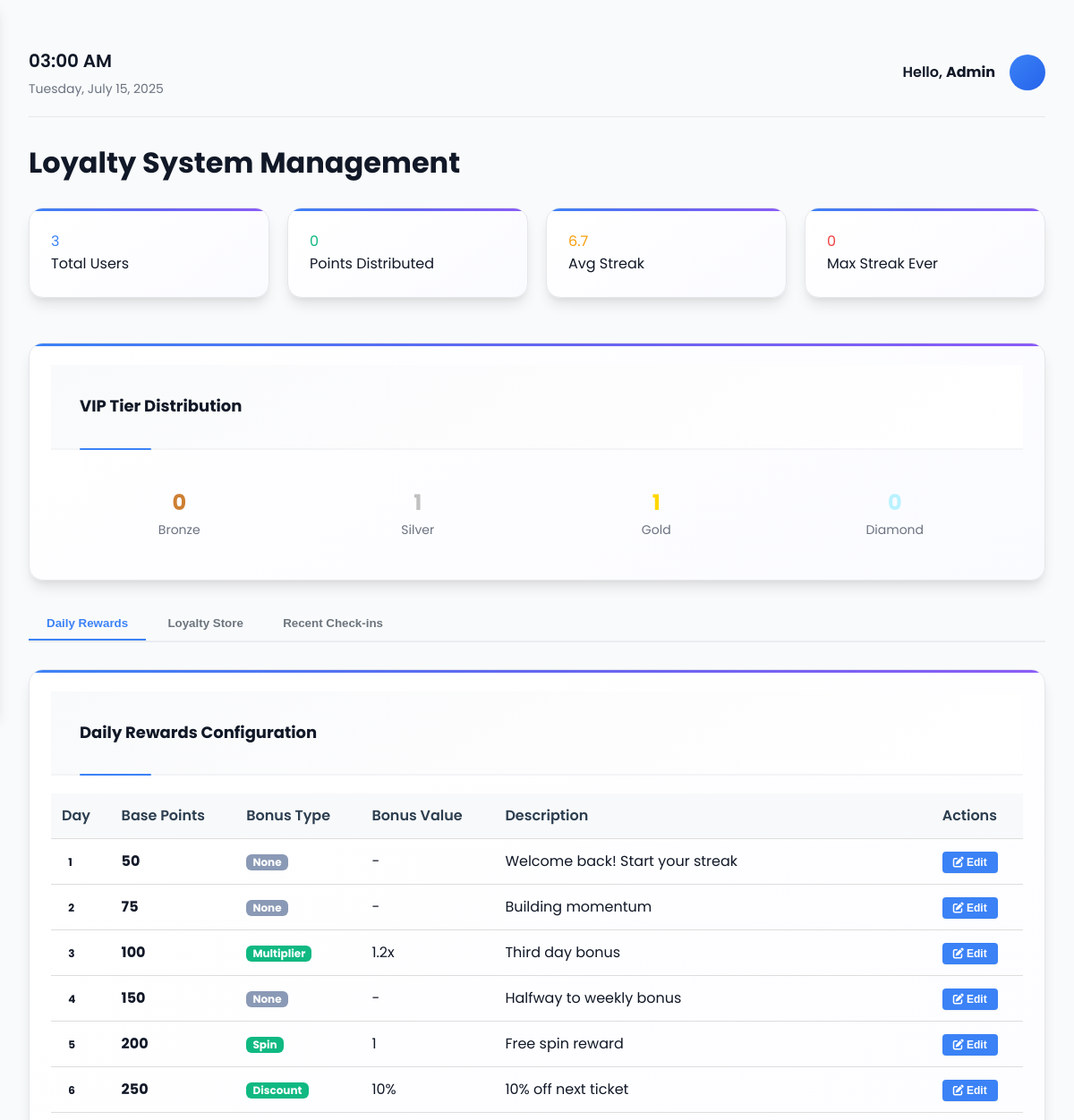
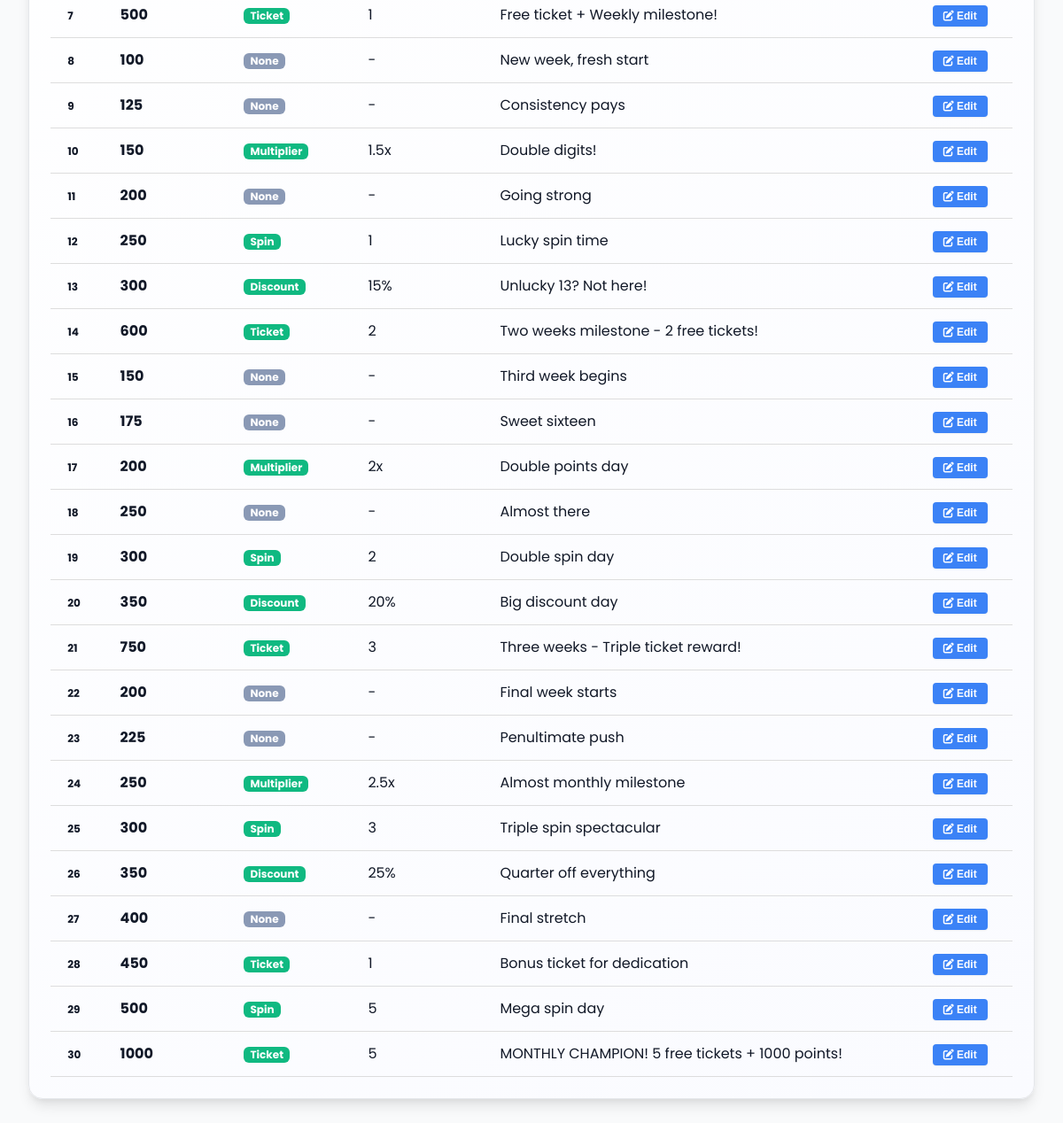
Page /admin/loyalty_management.php (signed in) on the committed database (2 pictures, top to bottom).
### tables this page shows
CREATE TABLE daily_rewards_config (
    id INT AUTO_INCREMENT PRIMARY KEY,
    day_number INT NOT NULL,
    base_points INT NOT NULL,
    bonus_reward_type ENUM('none', 'ticket', 'multiplier', 'spin', 'discount') DEFAULT 'none',
    bonus_reward_value VARCHAR(100) NULL,
    weekend_multiplier DECIMAL(3,2) DEFAULT 1.00,
    description TEXT,
    is_active BOOLEAN DEFAULT TRUE,
    created_at TIMESTAMP DEFAULT CURRENT_TIMESTAMP,
    UNIQUE KEY (day_number)
);

### inc/loyalty_system.php (called while the page is built, shortened)
<?php
require_once 'database.php';
class LoyaltySystem {
    private $pdo;
    public function __construct() {
        global $pdo;
        $this->pdo = $pdo;
    }
    public function getLoyaltyStats() {
        $stmt = $this->pdo->query("
            SELECT
                COUNT(*) as total_users,
                SUM(loyalty_points) as total_points_in_circulation,
                SUM(total_points_earned) as total_points_distributed,
                SUM(current_streak) as total_active_streaks,
                AVG(current_streak) as avg_streak,
                MAX(longest_streak) as max_streak_ever,
                COUNT(CASE WHEN vip_tier = 'silver' THEN 1 END) as silver_users,
                COUNT(CASE WHEN vip_tier = 'gold' THEN 1 END) as gold_users,
                COUNT(CASE WHEN vip_tier = 'diamond' THEN 1 END) as diamond_users
            FROM users
        ");
        return $stmt->fetch();
    }
}
?>

### admin/loyalty_management.php (the view, shortened to what this page needs)
<?php
include __DIR__ . '/../inc/header.php';
require_once __DIR__ . '/../inc/loyalty_system.php';
$loyaltySystem = new LoyaltySystem();
$loyaltyStats = $loyaltySystem->getLoyaltyStats();
$stmt = $pdo->query("SELECT * FROM daily_rewards_config ORDER BY day_number");
$rewardsConfig = $stmt->fetchAll();
?>
<header class="main-header">
    <div class="time-info">
        <div id="time"></div>
        <div id="date"></div>
    </div>
    <div class="user-info">
        <span>Hello, <strong>Admin</strong></span>
        <div class="profile-pic"></div>
    </div>
</header>
<div class="content-wrapper">
    <div class="main-column">
        <h1>Loyalty System Management</h1>
        <div class="stats-grid" style="display: grid; grid-template-columns: repeat(auto-fit, minmax(200px, 1fr)); gap: 20px; margin-bottom: 30px; margin-top:30px;">
            <div class="card">
                <div class="stat-item">
                    <div class="stat-value" style="color: var(--ps-blue);"><?php echo number_format($loyaltyStats['total_users']); ?></div>
                    <div class="stat-label">Total Users</div>
                </div>
            </div>
            <div class="card">
                <div class="stat-item">
                    <div class="stat-value" style="color: var(--ps-success);"><?php echo number_format($loyaltyStats['total_points_distributed']); ?></div>
                    <div class="stat-label">Points Distributed</div>
                </div>
            </div>
            <div class="card">
                <div class="stat-item">
                    <div class="stat-value" style="color: var(--ps-warning);"><?php echo number_format($loyaltyStats['avg_streak'], 1); ?></div>
                    <div class="stat-label">Avg Streak</div>
                </div>
            </div>
            <div class="card">
                <div class="stat-item">
                    <div class="stat-value" style="color: var(--ps-danger);"><?php echo $loyaltyStats['max_streak_ever']; ?></div>
                    <div class="stat-label">Max Streak Ever</div>
                </div>
            </div>
        </div>
        <div class="card" style="margin-bottom: 30px;">
            <div class="card-header">VIP Tier Distribution</div>
            <div style="display: grid; grid-template-columns: repeat(auto-fit, minmax(150px, 1fr)); gap: 20px; padding: 20px;">
                <div style="text-align: center;">
                    <div style="font-size: 24px; font-weight: 700; color: #CD7F32;"><?php echo $loyaltyStats['bronze_users'] ?? 0; ?></div>
                    <div style="font-size: 14px; color: var(--ps-text-light);">Bronze</div>
                </div>
                <div style="text-align: center;">
                    <div style="font-size: 24px; font-weight: 700; color: #C0C0C0;"><?php echo $loyaltyStats['silver_users']; ?></div>
                    <div style="font-size: 14px; color: var(--ps-text-light);">Silver</div>
                </div>
                <div style="text-align: center;">
                    <div style="font-size: 24px; font-weight: 700; color: #FFD700;"><?php echo $loyaltyStats['gold_users']; ?></div>
                    <div style="font-size: 14px; color: var(--ps-text-light);">Gold</div>
                </div>
                <div style="text-align: center;">
                    <div style="font-size: 24px; font-weight: 700; color: #B9F2FF;"><?php echo $loyaltyStats['diamond_users']; ?></div>
                    <div style="font-size: 14px; color: var(--ps-text-light);">Diamond</div>
                </div>
            </div>
        </div>
        <div class="tabs" style="margin-bottom: 30px;">
            <button class="tab-btn active" onclick="showTab('rewards')">Daily Rewards</button>
            <button class="tab-btn" onclick="showTab('store')">Loyalty Store</button>
            <button class="tab-btn" onclick="showTab('checkins')">Recent Check-ins</button>
        </div>
        <div id="rewards-tab" class="tab-content">
            <div class="card">
                <div class="card-header">Daily Rewards Configuration</div>
                <div class="table-responsive">
                    <table class="table">
                        <thead>
                            <tr>
                                <th>Day</th>
                                <th>Base Points</th>
                                <th>Bonus Type</th>
                                <th>Bonus Value</th>
                                <th>Description</th>
                                <th>Actions</th>
                            </tr>
                        </thead>
                        <tbody>
                            <?php foreach ($rewardsConfig as $config): ?>
                            <tr>
                                <td><span class="badge"><?php echo $config['day_number']; ?></span></td>
                                <td><strong><?php echo $config['base_points']; ?></strong></td>
                                <td>
                                    <?php if ($config['bonus_reward_type'] != 'none'): ?>
                                    <span class="badge badge-success"><?php echo ucfirst($config['bonus_reward_type']); ?></span>
                                    <?php else: ?>
                                    <span class="badge badge-secondary">None</span>
                                    <?php endif; ?>
                                </td>
                                <td><?php echo $config['bonus_reward_value'] ?: '-'; ?></td>
                                <td><?php echo htmlspecialchars($config['description']); ?></td>
                                <td>
                                    <button class="btn btn-sm btn-primary" onclick="editReward(<?php echo $config['day_number']; ?>)">
                                        <i class="fas fa-edit"></i> Edit
                                    </button>
                                </td>
                            </tr>
                            <?php endforeach; ?>
                        </tbody>
                    </table>
                </div>
            </div>
        </div>
    </div>
</div>
<?php include __DIR__ . '/../inc/footer.php'; ?>

### inc/header.php (shortened to what this page needs)
<!DOCTYPE html>
<html lang="en">
<head>
    <link href="https://cdnjs.cloudflare.com/ajax/libs/font-awesome/6.1.1/css/all.min.css" rel="stylesheet">
    <link rel="stylesheet" href="<?php echo BASE_URL; ?>/css/admin-layout.css">
    <link rel="stylesheet" href="<?php echo BASE_URL; ?>/css/admin-components.css">
    <link rel="stylesheet" href="<?php echo BASE_URL; ?>/css/enhanced-modals.css">
</head>
<body>
<div class="dashboard-container">
    <main class="main-content">

### inc/footer.php
    </main>
</div>
</body>
</html>

### css/admin-layout.css (style rules this page uses)
:root { --ps-blue: #3b82f6; --ps-light: #5ac8fa; --ps-yellow: #ffcc00; --ps-pink: #ff2d55; --ps-silver: #8a99b5; --ps-bg: #f2f2f2; --ps-text: #2c3e50; --ps-text-light: #6b7280; --ps-white: #ffffff; --ps-black: #000000; --ps-success: #10b981; --ps-warning: #f59e0b; --ps-danger: #ef4444; --ps-info: #06b6d4; --ps-blue-gradient: linear-gradient(135deg, #3b82f6, #2563eb); --ps-pink-gradient: linear-gradient(135deg, #ff2d55, #ff4757); --ps-success-gradient: linear-gradient(135deg, #10b981, #059669); --ps-radius: 6px; --ps-radius-sm: 4px; --ps-radius-md: 8px; --ps-radius-lg: 10px; --ps-radius-xl: 12px; --ps-radius-2xl: 16px; --ps-radius-3xl: 20px; --ps-radius-full: 50%; --ps-shadow: 0 1px 3px 0 rgba(0, 0, 0, 0.1), 0 1px 2px 0 rgba(0, 0, 0, 0.06); --ps-shadow-sm: 0 1px 2px 0 rgba(0, 0, 0, 0.05); --ps-shadow-md: 0 4px 6px -1px rgba(0, 0, 0, 0.1), 0 2px 4px -1px rgba(0, 0, 0, 0.06); --ps-shadow-lg: 0 10px 15px -3px rgba(0, 0, 0, 0.1), 0 4px 6px -2px rgba(0, 0, 0, 0.05); --ps-shadow-xl: 0 20px 25px -5px rgba(0, 0, 0, 0.1), 0 10px 10px -5px rgba(0, 0, 0, 0.04); --ps-shadow-2xl: 0 25px 50px -12px rgba(0, 0, 0, 0.25); --ps-border: #e5e7eb; --ps-border-light: #f3f4f6; --ps-border-dark: #d1d5db; --ps-spacing-xs: 4px; --ps-spacing-sm: 8px; --ps-spacing-md: 16px; --ps-spacing-lg: 24px; --ps-spacing-xl: 32px; --ps-spacing-2xl: 48px; --ps-transition: all 0.2s ease; --ps-transition-fast: all 0.1s ease; --ps-transition-slow: all 0.3s ease; --ps-font-family: 'Poppins', 'Inter', ui-sans-serif, system-ui, sans-serif; --ps-font-size-xs: 12px; --ps-font-size-sm: 14px; --ps-font-size-base: 16px; --ps-font-size-lg: 18px; --ps-font-size-xl: 20px; --ps-font-size-2xl: 24px; --ps-font-size-3xl: 30px; --ps-z-10: 10; --ps-z-20: 20; --ps-z-30: 30; --ps-z-40: 40; --ps-z-50: 50; --ps-z-modal: 1000; --ps-z-dropdown: 1010; --ps-z-tooltip: 1020; }
* { box-sizing: border-box; margin: 0; padding: 0; }
html { scroll-behavior: smooth; }
body { font-family: 'Poppins', 'Inter', ui-sans-serif, system-ui, sans-serif; background-color: #f9fafb; color: #111827; line-height: 1.6; -webkit-font-smoothing: antialiased; -moz-osx-font-smoothing: grayscale; }
h1, h2, h3, h4, h5, h6 { font-family: 'Poppins', 'Inter', ui-sans-serif, system-ui, sans-serif; font-weight: 700; line-height: 1.2; }
.dashboard-container { display: flex; min-height: 100vh; }
.main-content { margin-left: 240px; width: calc(100% - 240px); min-height: 100vh; background: #f9fafb; padding: 32px; }
.main-header { display: flex; justify-content: space-between; align-items: center; margin-bottom: 32px; padding: 20px 0; border-bottom: 1px solid #e5e7eb; }
.time-info { text-align: left; }
.time-info #time { font-size: 20px; font-weight: 600; color: #111827; margin-bottom: 4px; }
.time-info #date { font-size: 14px; color: #6b7280; }
.user-info { display: flex; align-items: center; gap: 16px; }
.user-info span { font-weight: 600; color: #111827; }
.profile-pic { width: 40px; height: 40px; border-radius: 50%; background: linear-gradient(135deg, #3b82f6, #2563eb); display: flex; align-items: center; justify-content: center; color: white; font-weight: 600; font-size: 16px; }
.content-wrapper { display: flex; gap: 32px; flex-grow: 1; }
.main-column { flex: 3; }
.card { background-color: #ffffff; border-radius: 16px; padding: 24px; box-shadow: 0 1px 3px 0 rgba(0, 0, 0, 0.1), 0 1px 2px 0 rgba(0, 0, 0, 0.06); border: 1px solid #e5e7eb; margin-bottom: 20px; }
.card-header { font-size: 18px; font-weight: 700; margin-bottom: 20px; position: relative; padding-bottom: 12px; display: flex; justify-content: space-between; align-items: center; }
.card-header::after { content: ''; position: absolute; bottom: 0; left: 0; width: 30px; height: 3px; background: linear-gradient(135deg, #3b82f6, #2563eb); border-radius: 2px; }
.btn { padding: 12px 20px; border: none; border-radius: 12px; font-weight: 600; font-size: 14px; cursor: pointer; transition: all 0.2s ease; text-decoration: none; display: inline-flex; align-items: center; justify-content: center; gap: 8px; line-height: 1; border: 1px solid transparent; box-shadow: 0 1px 2px 0 rgba(0, 0, 0, 0.05); }
.btn-primary { background: linear-gradient(135deg, #3b82f6, #2563eb); color: #ffffff; border-color: #3b82f6; }
@media (max-width: 1200px) { .main-content { margin-left: 0; width: 100%; } }

### rows in the picture
daily_rewards_config: day_number "1", base_points "50", bonus_reward_type "None", bonus_reward_value "-", description "Welcome back! Start your streak"
daily_rewards_config: day_number "2", base_points "75", bonus_reward_type "None", bonus_reward_value "-", description "Building momentum"
daily_rewards_config: day_number "3", base_points "100", bonus_reward_type "Multiplier", bonus_reward_value "1.2x", description "Third day bonus"
daily_rewards_config: day_number "4", base_points "150", bonus_reward_type "None", bonus_reward_value "-", description "Halfway to weekly bonus"
daily_rewards_config: day_number "5", base_points "200", bonus_reward_type "Spin", bonus_reward_value "1", description "Free spin reward"
daily_rewards_config: day_number "6", base_points "250", bonus_reward_type "Discount", bonus_reward_value "10%", description "10% off next ticket"
daily_rewards_config: day_number "7", base_points "500", bonus_reward_type "Ticket", bonus_reward_value "1", description "Free ticket + Weekly milestone!"
daily_rewards_config: day_number "8", base_points "100", bonus_reward_type "None", bonus_reward_value "-", description "New week, fresh start"
daily_rewards_config: day_number "9", base_points "125", bonus_reward_type "None", bonus_reward_value "-", description "Consistency pays"
daily_rewards_config: day_number "10", base_points "150", bonus_reward_type "Multiplier", bonus_reward_value "1.5x", description "Double digits!"
daily_rewards_config: day_number "11", base_points "200", bonus_reward_type "None", bonus_reward_value "-", description "Going strong"
daily_rewards_config: day_number "12", base_points "250", bonus_reward_type "Spin", bonus_reward_value "1", description "Lucky spin time"
daily_rewards_config: day_number "13", base_points "300", bonus_reward_type "Discount", bonus_reward_value "15%", description "Unlucky 13? Not here!"
daily_rewards_config: day_number "14", base_points "600", bonus_reward_type "Ticket", bonus_reward_value "2", description "Two weeks milestone - 2 free tickets!"
daily_rewards_config: day_number "15", base_points "150", bonus_reward_type "None", bonus_reward_value "-", description "Third week begins"
daily_rewards_config: day_number "16", base_points "175", bonus_reward_type "None", bonus_reward_value "-", description "Sweet sixteen"
daily_rewards_config: day_number "17", base_points "200", bonus_reward_type "Multiplier", bonus_reward_value "2x", description "Double points day"
daily_rewards_config: day_number "18", base_points "250", bonus_reward_type "None", bonus_reward_value "-", description "Almost there"
daily_rewards_config: day_number "19", base_points "300", bonus_reward_type "Spin", bonus_reward_value "2", description "Double spin day"
daily_rewards_config: day_number "20", base_points "350", bonus_reward_type "Discount", bonus_reward_value "20%", description "Big discount day"
daily_rewards_config: day_number "21", base_points "750", bonus_reward_type "Ticket", bonus_reward_value "3", description "Three weeks - Triple ticket reward!"
daily_rewards_config: day_number "22", base_points "200", bonus_reward_type "None", bonus_reward_value "-", description "Final week starts"
daily_rewards_config: day_number "23", base_points "225", bonus_reward_type "None", bonus_reward_value "-", description "Penultimate push"
daily_rewards_config: day_number "24", base_points "250", bonus_reward_type "Multiplier", bonus_reward_value "2.5x", description "Almost monthly milestone"
daily_rewards_config: day_number "25", base_points "300", bonus_reward_type "Spin", bonus_reward_value "3", description "Triple spin spectacular"
daily_rewards_config: day_number "26", base_points "350", bonus_reward_type "Discount", bonus_reward_value "25%", description "Quarter off everything"
daily_rewards_config: day_number "27", base_points "400", bonus_reward_type "None", bonus_reward_value "-", description "Final stretch"
daily_rewards_config: day_number "28", base_points "450", bonus_reward_type "Ticket", bonus_reward_value "1", description "Bonus ticket for dedication"
daily_rewards_config: day_number "29", base_points "500", bonus_reward_type "Spin", bonus_reward_value "5", description "Mega spin day"
daily_rewards_config: day_number "30", base_points "1000", bonus_reward_type "Ticket", bonus_reward_value "5", description "MONTHLY CHAMPION! 5 free tickets + 1000 points!"

### other values in the picture
$loyaltyStats['total_users'] "3"
$loyaltyStats['total_points_distributed'] "0"
$loyaltyStats['avg_streak'] "6.7"
$loyaltyStats['max_streak_ever'] "0"
$loyaltyStats['bronze_users'] "0"
$loyaltyStats['silver_users'] "1"
$loyaltyStats['gold_users'] "1"
$loyaltyStats['diamond_users'] "0"
